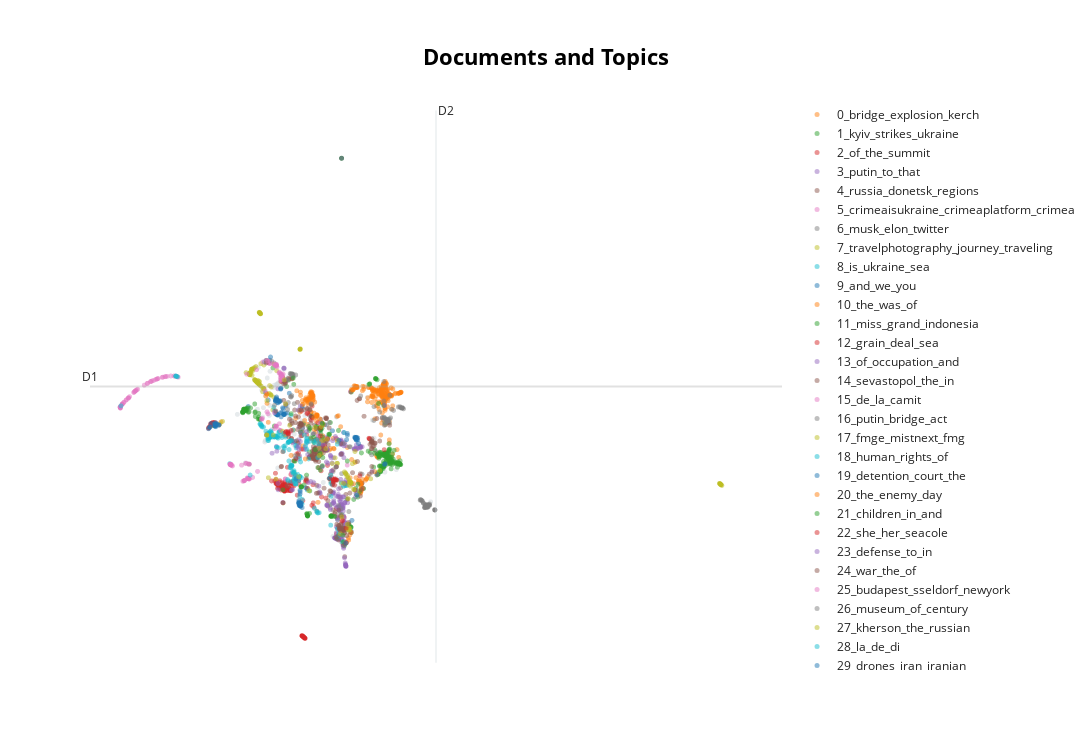

The notebook cell saved with this chart:
### Code cell
model_ig.visualize_documents(ig.text, reduced_embeddings=reduced_embeddingsig, 
                                hide_document_hover=True, hide_annotations=True)
